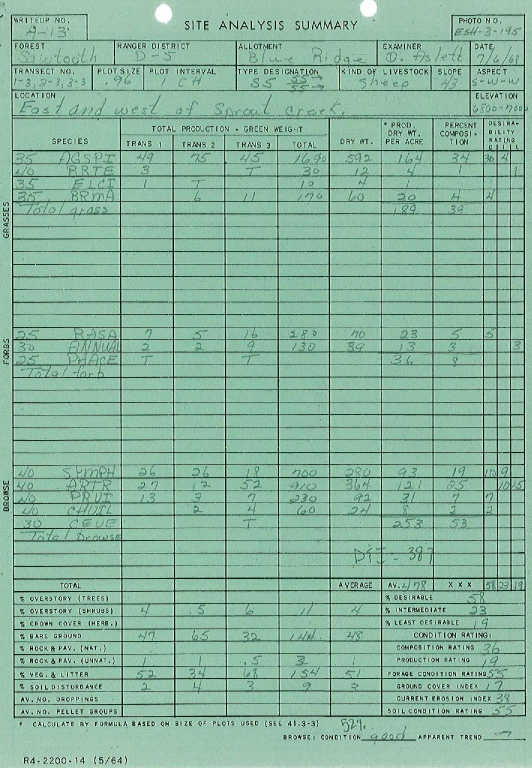
#> input picture pipeline/template1.jpg, 1063 x 1536 px (shown at 1/2 size)
$ python form_alignment.py
#> lines starting #> are read from the running program, lines starting #| are printed output that depends on the picture
#!/usr/bin/env python
# This script attempts to align an image to its corresponding template.
# Author: Sandra Busch
# Source: OCR with OpenCV, Tesseract, and Python
#   OCR Practitioner Bundle, 1st Edition (version 1.0)
#   Chapter 6 Image/Document Alignment and Registration
# Date: July 1, 2021

import os
import cv2
import numpy as np
import imutils


def main():
    image_path = None
    template_path = None
    max_features = 2000
    keep_percent = 0.2

    # prompt user for input
    if template_path != 'q' or image_path != 'q':
        template_path = input("Enter the path to the template or type q to quit: ")
#> the answer given: highRes_ForestService.jpg
        while not os.path.isfile(template_path):
            if template_path == 'q':
                exit(0)
            template_path = input("** The file could not be found ** \n Enter a valid path to the file: ")
        image_path = input("Enter the path to image being aligned or type q to quit: ")
#> the answer given: template1.jpg
        while not os.path.isfile(image_path):
            if image_path == 'q':
                exit(0)
            image_path = input("** The file could not be found ** \n Enter a valid path to the file: ")

        # open file as an image
        image = cv2.imread(image_path)
#> image is the input picture: shape (1536, 1063, 3); mean B, G, R 159.5, 181.1, 138
        template = cv2.imread(template_path)
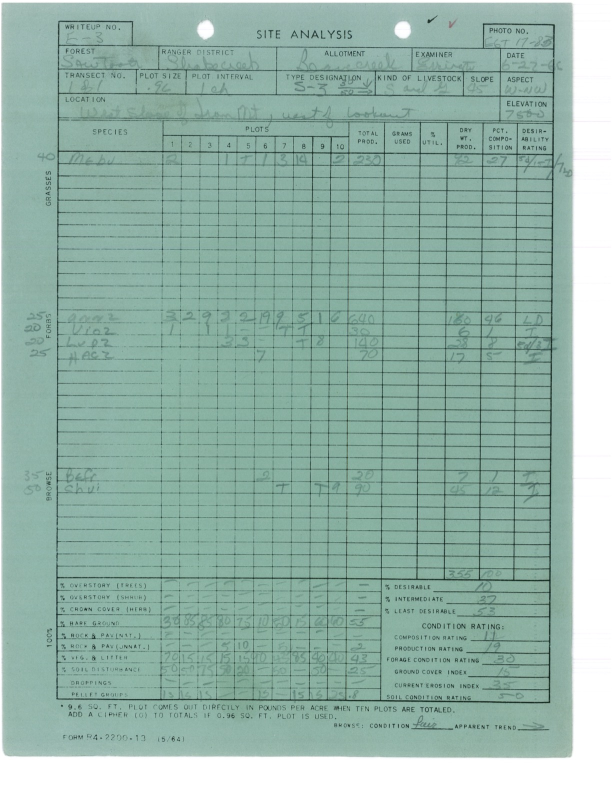
#> input picture pipeline/highRes_ForestService.jpg, 1224 x 1584 px (shown at 1/2 size)
#> template is the input picture: shape (1584, 1224, 3); mean B, G, R 169, 179.9, 148.4

        # align image and save it to file
        aligned = align_images(image, template, max_features, keep_percent)
        cv2.imwrite('alignedImage.jpg', aligned)

        # show image overlay to check accuracy of alignment
        output = overlay_images(aligned, template)
        cv2.imshow("Image Alignment Overlay", output)
        cv2.waitKey(0)


def align_images(image, template, max_features, keep_percent):
    # convert both the input image and template to grayscale
#> called with max_features = 2000, keep_percent = 0.2
    image_gray = cv2.cvtColor(image, cv2.COLOR_BGR2GRAY)
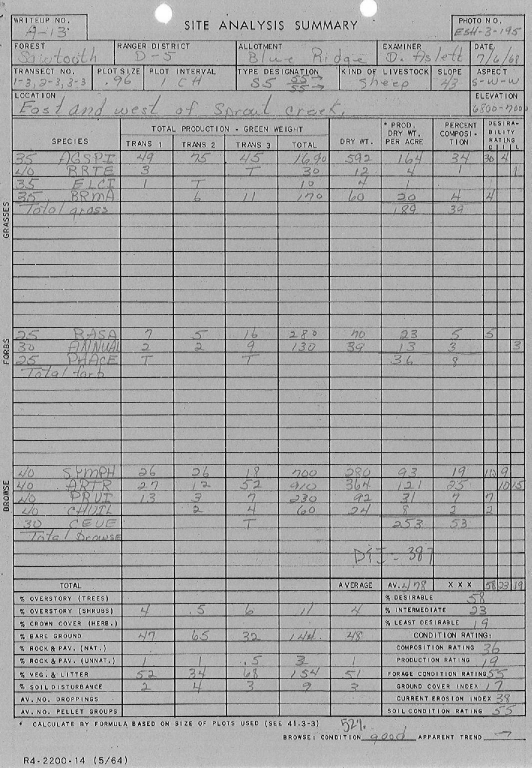
#> image_gray: shape (1536, 1063) (shown at 1/2 size); min 2, max 255, mean 165.7
    template_gray = cv2.cvtColor(template, cv2.COLOR_BGR2GRAY)
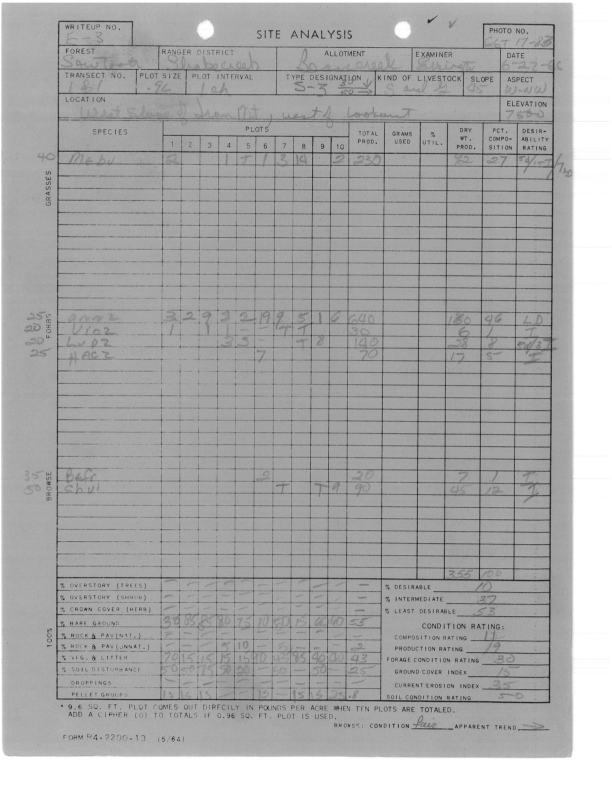
#> template_gray: shape (1584, 1224) (shown at 1/2 size); min 17, max 255, mean 169.2

    # use ORB to detect keypoints and extract (binary) local
    # invariant features
    orb = cv2.ORB_create(max_features)
    (kpsA, descsA) = orb.detectAndCompute(image_gray, None)
#> kpsA = 2000 keypoints; strongest (x, y, size): (88, 1398, 31), (163, 1374, 31), (926, 1268, 31), (325, 1447, 31)
    (kpsB, descsB) = orb.detectAndCompute(template_gray, None)
#> kpsB = 2000 keypoints; strongest (x, y, size): (1096, 1402, 37.2), (189, 1276, 31), (186, 1274, 31), (836, 1156, 31)

    # match the features
    method = cv2.DESCRIPTOR_MATCHER_BRUTEFORCE_HAMMING
    matcher = cv2.DescriptorMatcher_create(method)
    matches = matcher.match(descsA, descsB, None)
#> matches = 2000 matches

    # sort the matches by their distance (the smaller the distance,
    # the "more similar" the features are)
    matches = sorted(matches, key=lambda x: x.distance)

    # keep only the top % of matches
    keep = int(len(matches) * keep_percent)
#> keep = 400
    matches = matches[:keep]
#> matches = 400 matches

    # visualize the matched keypoints
    # uncomment this block to see the matched keypoints visualized
    # matchedVis = cv2.drawMatches(image, kpsA, template, kpsB, matches, None)
    # matchedVis = imutils.resize(matchedVis, width=1000)
    # cv2.imshow("Matched Keypoints", matchedVis)
    # cv2.waitKey(0)

    # allocate memory for the keypoints (x,y-coordinates) from the
    # top matches -- we'll use these coordinates to compute the
    # homography matrix
    ptsA = np.zeros((len(matches), 2), dtype="float")
#> ptsA = 400 pairs, first value 0 to 0, second value 0 to 0
    ptsB = np.zeros((len(matches), 2), dtype="float")
#> ptsB = 400 pairs, first value 0 to 0, second value 0 to 0

    # loop over the top matches
    for (i, m) in enumerate(matches):
        # indicate that the two keypoints in the respective images
        # map to each other
        ptsA[i] = kpsA[m.queryIdx].pt
        ptsB[i] = kpsB[m.trainIdx].pt
#> after the loop, ptsA = 400 pairs, first value 46.08 to 1024.8, second value 37.2 to 1478; ptsB = 400 pairs, first value 96.48 to 1104, second value 56.16 to 1478.9

    # compute the homography matrix between the two sets of matched
    # points
    (H, mask) = cv2.findHomography(ptsA, ptsB, method=cv2.RANSAC)
#> H = [[0.0154, -0.458, 659], [0.00612, -0.21, 303], [2.43e-05, -0.000696, 1]]; mask = 400 values, max 1 at index 25, min 0 at index 0, mean 0.065

    # use the homography matrix to align the images
    (h, w) = template.shape[:2]
#> h = 1584; w = 1224
    aligned = cv2.warpPerspective(image, H, (w, h))
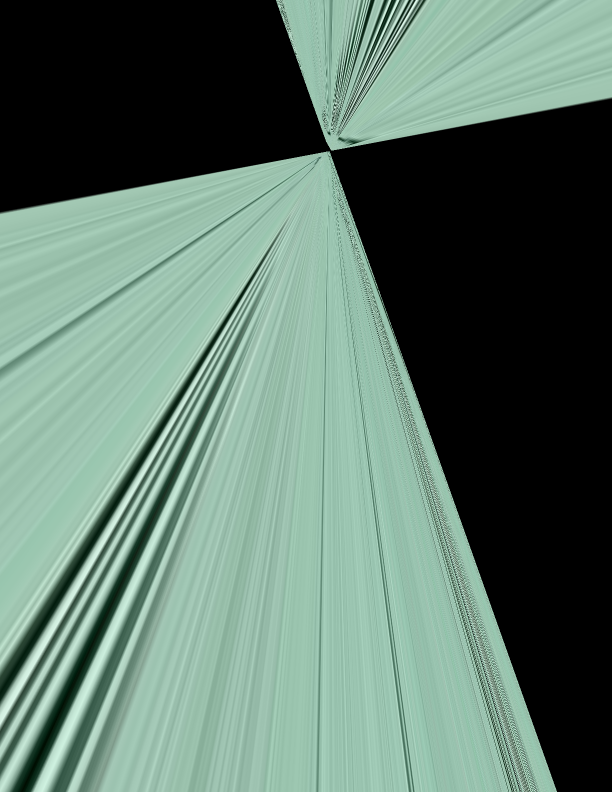
#> aligned: shape (1584, 1224, 3) (shown at 1/2 size); mean B, G, R 106.3, 118.9, 94.2

    # return the aligned image
    # cv2.imshow("Aligned picture", aligned)
    # cv2.waitKey(0)
    return aligned


def overlay_images(aligned, template):
    # resize both the aligned and template images so we can easily
    # visualize them on our screen
    aligned = imutils.resize(aligned, width=700)
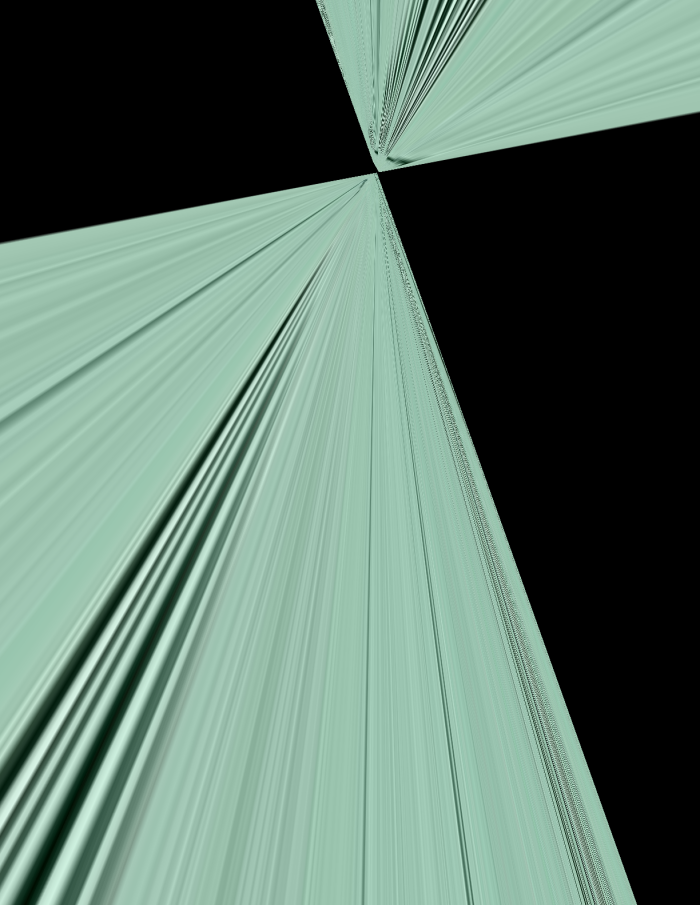
#> aligned: shape (905, 700, 3); mean of channels 0, 1, 2 106.3, 118.9, 94.2; drawn as B, G, R
    template = imutils.resize(template, width=700)
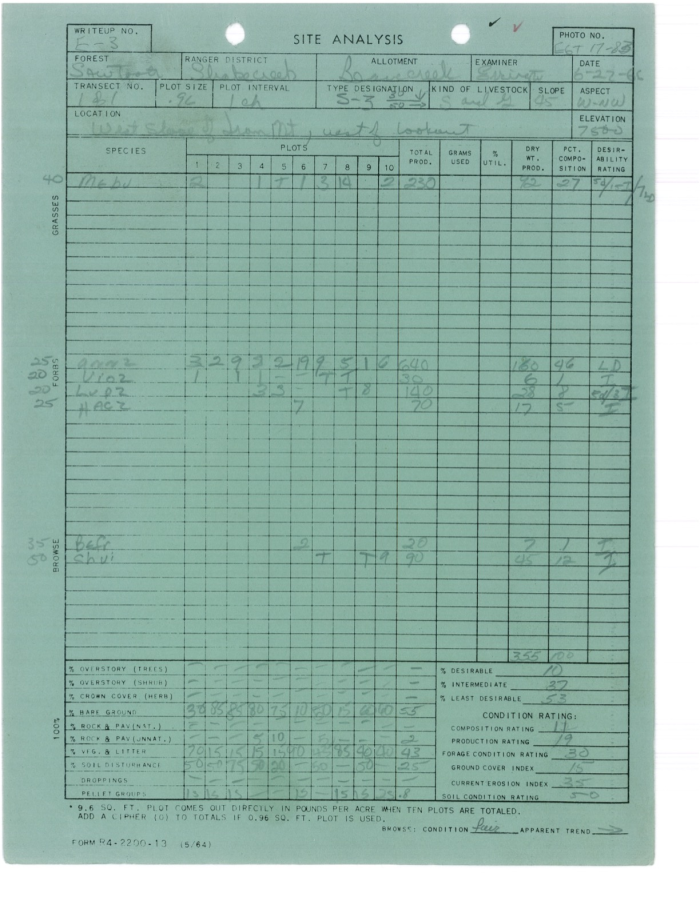
#> template: shape (905, 700, 3); mean of channels 0, 1, 2 169, 179.9, 148.4; drawn as B, G, R

    # image alignment visualization will be *overlaying* the
    # aligned image on the template, that way we can obtain an idea of
    # how good our image alignment is
    overlay = template.copy()
    output = aligned.copy()
    cv2.addWeighted(overlay, 0.5, output, 0.5, 0, output)
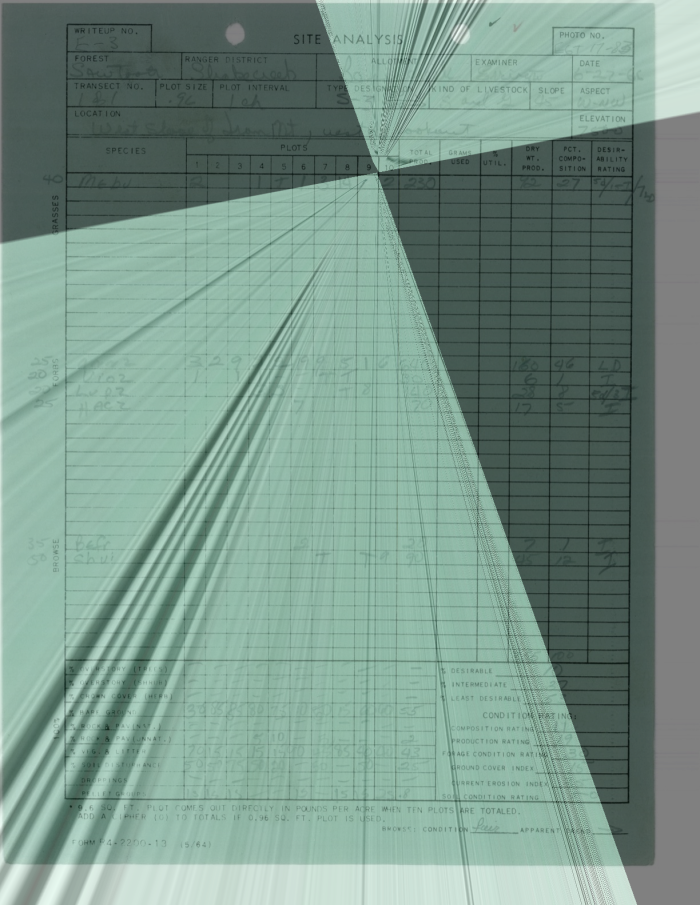
#> output: shape (905, 700, 3); mean of channels 0, 1, 2 137.7, 149.4, 121.3; drawn as B, G, R
    return output


# main function
if __name__ == '__main__':
    main()
